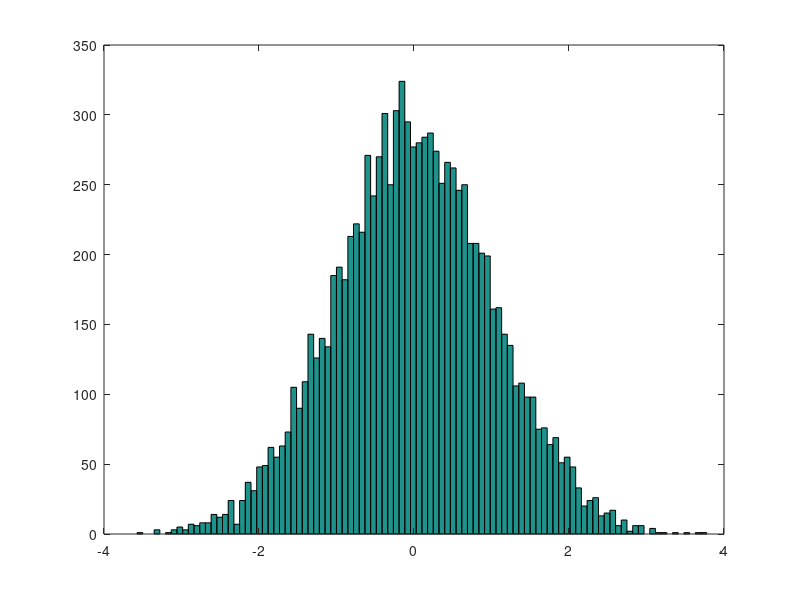

Write the MATLAB code that produced this figure.
disp("--- You are running 'f02_matrices' file now ---")

% Defining matrices
disp("\nDefining matrices")
A = [1 2; 3 4; 5 6]    % 3x2 matrix

B = [1 2;
3 4;
5 6]                   % same

C = [1; 2; 3]          % vector

D = 1:0.1:2            % vector containing [1..2] range with step of 0.1
D1 = [1:0.1:2]         % same

E = 1:6                % vector containing [1..6] range with step of 1

% Sizes and selections
disp("\nMatrix sizes and selections")
size(A)                % 3x2. The result itself is a 1 x 2 matrix
size(A, 1)             % 3
size(A, 2)             % 2
length(A)              % 3 - length returns the largest dimension value
a1 = A(:)              % 1 3 5 2 4 6 - a vector created from this matrix (rows-first)
size(a1)               % 6x1
a2 = A(1:5)            % 1 3 5 2 4 - range, also rows-first, but an 1xM matrix, not Nx1 vector
size(a2)               % 1x5
a3 = A(:,2)            % 2 4 6 - select all rows, 2nd column
size(a3)               % 3x1
a4 = A(1:2,1)          % 1 3 - select rows [1..2], 1st column
size(a4)               % 2x1
a5 = A([1 3],:)        % 1 5 2 6 - select only rows 1 and 3, all columns
size(a5)               % 2x2
A(:,2) = [10; 11; 12]  % replace 2nd column with [10; 11; 12] vector
A(:,2) = [10 11 12]    % also works with a 1x3 matrix insead of vector
A = [A, [100; 101; 102]]  % add third row with [100; 101; 102] vector.
                          % this will throw a dimensions mismatch error if a [100 101 102] or [100, 101, 102] 1x3 matrix is passed

% Matrix operations
disp("\nMatrix operations")
A = [1 2; 3 4; 5 6]
B = [10 20; 30 40; 50 60]
C = [1 2; 2 4]
[A B]      % concatenate adding columns, [A, B] does the same
[A; B]     % concatenate adding rows
A .* 5     % [  5  10;  15  20;  25  30]
A * 5      % [  5  10;  15  20;  25  30]
A .* B     % [ 10  40;  90 160; 250 360] - .* does element-wise multiplication. Matrices must have the same dimensions
A * C      % [  5  10;  11  22;  17  34] - * does the usual matrix multiplication, where MxN * NxL -> MxL

A ./ 10    % [0.1 0.2; 0.3 0.4; 0.5 0.6]
A / 10     % [0.1 0.2; 0.3 0.4; 0.5 0.6]
10 ./ A    % [ 10 5.0; 3.3 2.5; 2.0 1.67]
A ./ B     % [0.1 0.1; 0.1 0.1; 0.1 0.1] - ./ does element-wise division, left arg over right arg. Matrices must have the same dimensions
B .\ A     % [0.1 0.1; 0.1 0.1; 0.1 0.1] - .\ does element-wise division, right arg over left arg. Matrices must have the same dimensions

% Solving simple equations
disp("\nSolving AxB = C equations")
A \ [4; 10; 16]       % [2; 1] - A\b returns T for AxT = b equation. I.e. T = inv(A)*b
[4; 10; 16] / [2; 1]  % [1.6 0.8; 4 2; 6.4 3.2] - A/b returns T for TxA = b equation. I.e. T = b*inv(A)
                      % [1.6 0.8;   4   2; 6.4 3.2] * [2; 1] = [4; 10; 16]
                      % and
                      % [  1   2;   3   4;   5   6] * [2; 1] = [4; 10; 16]
                      % so the result depends on solution search algorithm

% Matrix mutations
disp("\nMatrix mutations")
A'         % [1 3 5; 2 4 6 ] - transposition
flipud(A)  % [5 6; 3 4; 1 2] - flip the matrix
pinv(A)             % pseudo-inverse matrix (Moore-Penrose)
inv([5 3; 7 1])     % inverse matrix

% Matrix statistic functions
disp("\nMatrix statistic functions")
max(A)                       % [5 6]     - column-wise maximum
max(A,[],1)                  % [5 6]     - same, column-wise maximum
max(A,[],2)                  % [2; 4; 6] - row-wise maximum
max(A(:))                    % 6 - max of a vector is just one digit
max(max(A))                  % 6 - same
max([1 3; 5 7],[0 4; 3 9])   % [1 4; 5 9] - element-wise maximum for two matrices

min(A)                       % [1 2] - column-wise minimum
min([1 3; 5 7],[0 4; 3 9])   % [0 3; 3 7] - element-wise minimum for two matrices

A < 4      % [1 1; 1 0; 0 0] - element-wise comparison. Use find() to get the actual values
sum(A)     % [9 12]     - column-wise sum of all elements
sum(A, 1)  % [9 12 ]    - same, column-wise sum of all elements
sum(A, 2)  % [3; 7; 11] - row-wise sum of all elements
prod(A)    % [15 48] - column-wise product of all elements

% Matrix generation functions
disp("\nMatrix generation functions")
F = ones(3,2)          % 3x2 matrix of ones
G = zeros(3,2)         % 3x2 matrix of zeros. Note that it's 'zeros', not 'zeroes' like in NumPy
H = eye(3)             % 3x3 identity matrix
flipud(eye(3))         % flipped identity matrix will have the other diagonal filled with ones, which may be of some use

I = rand(3,2)          % 3x2 matrix of random-distributed values in [0..1] range
                       % (uniform distribution)

J = randn(3,2)         % 3x2 matrix of random-distributed values
                       % (normal / gaussian distribution with mean value = 0 and variance = 1)

K = randn(3,2)         % 3x2 matrix of random-distributed values
                       % (normal / gaussian distribution with mean value = 0 and variance = 1)

hist(randn(1,10000), 100)    % print histogam with 10 bins
